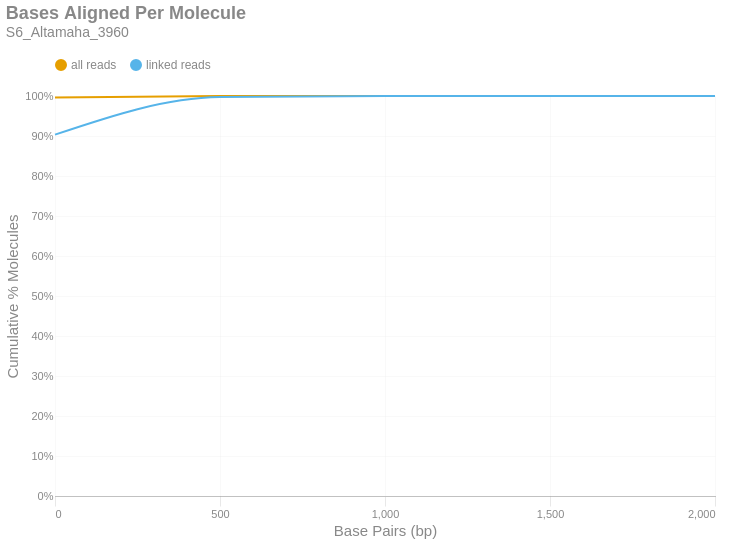

Notebook source saved alongside this figure:
### Markdown cell above
### Bases Aligned Per Molecule
This is a cumulative frequency distribution showing the number of base pairs aligned per unique molecule. These data are shown in 500 bp bins. There are two distributions: one with `all reads` (yellow) and another with only `linked reads` (blue). The percent of molecules in the `linked reads` distribution is relative to the total number of linked molecules.

### Code cell
if SKIPLR:
    print_html(f"Skipped")
else:
    binned_df = consolidated_hist(valids['aligned_bp'], mask, 500, True)
    with SafeRender(binned_df):
        (
            density_plot(binned_df, 'Bases Aligned Per Molecule', samplename, 'basesper')
            .encode(
                x=alt.X('bin:Q', title="Base Pairs (bp)").axis(tickMinStep=500).scale(padding=0),
                y=alt.Y('value:Q', title='Cumulative % Molecules')
                    .axis(format='%')
                    .scale(domain = [0,1])
                    .stack(False),
                color=alt.Color("key:N").scale(domain = ["all reads", "linked reads"]),
                tooltip = [
                    alt.Tooltip("key:N", title = "Data Type"),
                    alt.Tooltip("range_label:N", title="Bases Aligned Per Molecule"),
                    alt.Tooltip("value:Q", format = ".2%", title="% Molecules (Cum.)")
                ]
            )
        ).display()

### Figure 1 — Vega-Lite specification as saved in the notebook (floating-point values rounded to 4 significant figures)
{"width": "container", "height": 400, "config": {"title": {"anchor": "start", "dy": -15, "fontSize": 18, "color": "#888888", "subtitleColor": "#888888", "subtitleFontSize": 14}, "arc": {"fill": "#0072B2"}, "axis": {"domainColor": "#888888", "domainWidth": 0.5, "gridWidth": 0.2, "grid": false, "titleFontWeight": 400, "titleFontSize": 15, "labelFontSize": 11, "labelColor": "#888888", "tickColor": "#888888", "tickWidth": 0.2, "titleColor": "#888888"}, "axisBand": {"grid": false}, "axisX": {"grid": true, "tickSize": 10, "domainCap": "round"}, "axisY": {"domain": false, "grid": true, "tickSize": 0, "domainCap": "round"}, "background": "transparent", "header": {"labelFontSize": 15, "labelColor": "#888888", "titleFontSize": 15, "titleFontWeight": 600, "titleColor": "#888888"}, "legend": {"labelFont": "sans-serif", "labelFontSize": 12, "labelColor": "#888888", "symbolSize": 100, "symbolType": "circle", "titleFontSize": 12, "titlePadding": 10, "titleColor": "#888888", "title": null, "orient": "top"}, "range": {"category": ["#E69F00", "#56B4E9", "#009E73", "#F0E442", "#0072B2", "#D55E00", "#CC79A7", "#000000"], "diverging": ["#cfe8f3", "#a2d4ec", "#73bfe2", "#46abdb", "#1696d2", "#12719e"]}, "area": {"fill": "#0072B2", "fillOpacity": 0.7, "line": true, "strokeOpacity": 0.7}, "line": {"color": "#0072B2", "stroke": "#0072B2", "strokeWidth": 2}, "trail": {"color": "#0072B2", "stroke": "#0072B2", "strokeWidth": 0, "size": 1}, "point": {"filled": true, "fillOpacity": 1.0, "size": 95}, "text": {"color": "#888888", "fontSize": 11, "align": "right", "fontWeight": 400, "size": 11}, "bar": {"fill": "#0072B2", "stroke": null}, "view": {"stroke": null, "continuousWidth": 660, "continuousHeight": 400}}, "data": {"name": "data-8e26f2208ff635d9142b49017e890506"}, "mark": {"type": "line", "interpolate": "monotone", "point": {"opacity": 0, "size": 275}}, "encoding": {"color": {"field": "key", "scale": {"domain": ["all reads", "linked reads"]}, "type": "nominal"}, "tooltip": [{"field": "key", "title": "Data Type", "type": "nominal"}, {"field": "range_label", "title": "Bases Aligned Per Molecule", "type": "nominal"}, {"field": "value", "format": ".2%", "title": "% Molecules (Cum.)", "type": "quantitative"}], "x": {"axis": {"tickMinStep": 500}, "field": "bin", "scale": {"padding": 0}, "title": "Base Pairs (bp)", "type": "quantitative"}, "y": {"axis": {"format": "%"}, "field": "value", "scale": {"domain": [0, 1]}, "stack": false, "title": "Cumulative % Molecules", "type": "quantitative"}}, "params": [{"name": "param_c36ac31b6afebe62", "select": {"type": "point", "fields": ["key"]}, "bind": "legend"}], "title": {"text": "Bases Aligned Per Molecule", "subtitle": "S6_Altamaha_3960"}, "transform": [{"fold": ["all reads (cumsum)", "linked reads (cumsum)"]}, {"calculate": "replace(datum.key, ' (cumsum)', '')", "as": "key"}, {"filter": {"param": "param_c36ac31b6afebe62"}}], "usermeta": {"embedOptions": {"downloadFileName": "S6_Altamaha_3960.basesper"}}, "$schema": "https://vega.github.io/schema/vega-lite/v6.1.0.json", "datasets": {"data-8e26f2208ff635d9142b49017e890506": [{"bin": "0.0", "interval": "0.0-500.0", "all reads": 0.996, "linked reads": 0.9034, "all reads (cumsum)": 0.996, "linked reads (cumsum)": 0.9034, "range_label": "0-499"}, {"bin": "500.0", "interval": "500.0-1000.0", "all reads": 0.003837, "linked reads": 0.09397, "all reads (cumsum)": 0.9999, "linked reads (cumsum)": 0.9974, "range_label": "500-999"}, {"bin": "1000.0", "interval": "1000.0-1500.0", "all reads": 0.0001066, "linked reads": 0.00248, "all reads (cumsum)": 1.0, "linked reads (cumsum)": 0.9998, "range_label": "1000-1499"}, {"bin": "1500.0", "interval": "1500.0-2000.0", "all reads": 8.44e-06, "linked reads": 0.0001653, "all reads (cumsum)": 1.0, "linked reads (cumsum)": 1.0, "range_label": "1500-1999"}, {"bin": "2000.0", "interval": "2000.0-2500.0", "all reads": 2.11e-06, "linked reads": 0.0, "all reads (cumsum)": 1.0, "linked reads (cumsum)": 1.0, "range_label": "2000-2499"}]}}
